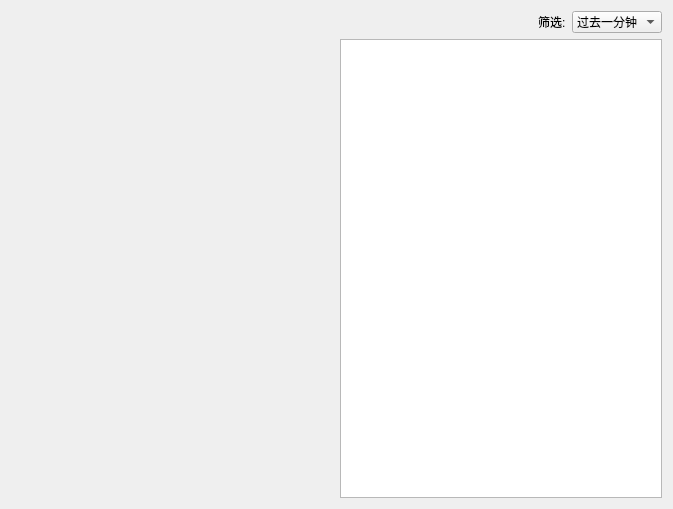
<?xml version="1.0" encoding="UTF-8"?>
<ui version="4.0">
 <class>temp_hum_display</class>
 <widget class="QWidget" name="temp_hum_display">
  <property name="geometry">
   <rect>
    <x>0</x>
    <y>0</y>
    <width>673</width>
    <height>509</height>
   </rect>
  </property>
  <property name="windowTitle">
   <string>Form</string>
  </property>
  <layout class="QHBoxLayout" name="horizontalLayout_2">
   <item>
    <layout class="QVBoxLayout" name="verticalLayout">
     <item>
      <widget class="QWidget" name="humidity_widget" native="true">
       <property name="sizePolicy">
        <sizepolicy hsizetype="Expanding" vsizetype="Expanding">
         <horstretch>0</horstretch>
         <verstretch>0</verstretch>
        </sizepolicy>
       </property>
       <property name="minimumSize">
        <size>
         <width>0</width>
         <height>0</height>
        </size>
       </property>
      </widget>
     </item>
     <item>
      <widget class="QWidget" name="temperature_widget" native="true">
       <property name="sizePolicy">
        <sizepolicy hsizetype="Expanding" vsizetype="Expanding">
         <horstretch>0</horstretch>
         <verstretch>0</verstretch>
        </sizepolicy>
       </property>
       <property name="minimumSize">
        <size>
         <width>0</width>
         <height>0</height>
        </size>
       </property>
      </widget>
     </item>
    </layout>
   </item>
   <item>
    <layout class="QVBoxLayout" name="verticalLayout_2">
     <item>
      <layout class="QHBoxLayout" name="horizontalLayout">
       <item>
        <spacer name="horizontalSpacer">
         <property name="orientation">
          <enum>Qt::Horizontal</enum>
         </property>
         <property name="sizeHint" stdset="0">
          <size>
           <width>40</width>
           <height>20</height>
          </size>
         </property>
        </spacer>
       </item>
       <item>
        <widget class="QLabel" name="label_9">
         <property name="text">
          <string>筛选:</string>
         </property>
        </widget>
       </item>
       <item>
        <widget class="QComboBox" name="temp_hum_screen_comboBox">
         <item>
          <property name="text">
           <string>过去一分钟</string>
          </property>
         </item>
         <item>
          <property name="text">
           <string>过去一小时</string>
          </property>
         </item>
         <item>
          <property name="text">
           <string>过去一天</string>
          </property>
         </item>
        </widget>
       </item>
      </layout>
     </item>
     <item>
      <widget class="QTableWidget" name="temp_hum_tableWidget">
       <property name="minimumSize">
        <size>
         <width>0</width>
         <height>0</height>
        </size>
       </property>
      </widget>
     </item>
    </layout>
   </item>
  </layout>
 </widget>
 <resources/>
 <connections/>
</ui>
